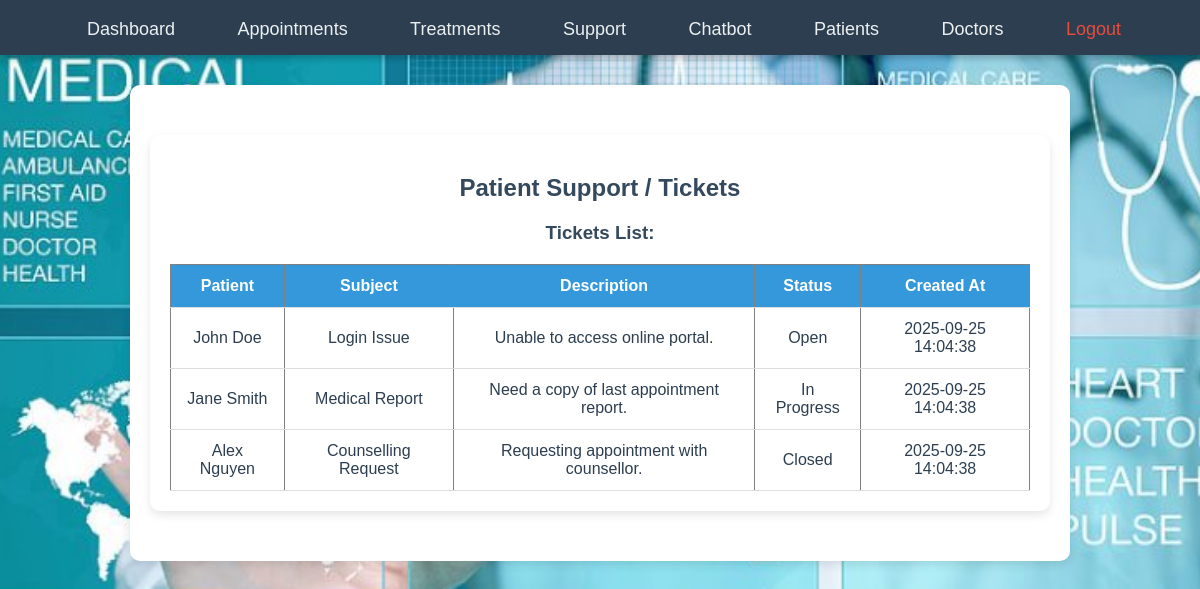
Screenshot of /attendance.php (signed in) with the database file from the repository.
### tables this page shows
CREATE TABLE `attendance` (
  `ticket_id` int(10) UNSIGNED NOT NULL,
  `patient_id` int(10) UNSIGNED NOT NULL,
  `subject` varchar(255) DEFAULT NULL COMMENT 'Ticket subject',
  `description` text DEFAULT NULL COMMENT 'Ticket details',
  `status` enum('Open','In Progress','Closed') NOT NULL DEFAULT 'Open' COMMENT 'Ticket status',
  `created_at` timestamp NOT NULL DEFAULT current_timestamp() COMMENT 'Creation time'
);

CREATE TABLE `patients` (
  `patient_id` int(10) UNSIGNED NOT NULL,
  `first_name` varchar(50) DEFAULT NULL COMMENT 'Patient first name',
  `last_name` varchar(50) DEFAULT NULL COMMENT 'Patient last name',
  `dob` date DEFAULT NULL COMMENT 'Date of birth',
  `gender` enum('Male','Female','Other') DEFAULT NULL COMMENT 'Patient gender',
  `phone` varchar(15) DEFAULT NULL COMMENT 'Phone number',
  `email` varchar(100) DEFAULT NULL COMMENT 'Unique email',
  `address` text DEFAULT NULL COMMENT 'Address',
  `disciplinary_record` text DEFAULT NULL COMMENT 'Notes on discipline'
);

### attendance.php (the view, shortened to what this page needs)
<?php
include 'db.php';
include 'navbar.php';
$role = $_SESSION['role'];
$uid = $_SESSION['user_id'];
if($role=='patient'){
    $result = $conn->query("SELECT * FROM attendance WHERE patient_id='$uid'");
} else {
    $result = $conn->query("SELECT a.*, p.first_name,p.last_name FROM attendance a JOIN patients p ON a.patient_id=p.patient_id");
}
?>
<div class="content">
<h2>Patient Support / Tickets</h2>
<h3>Tickets List:</h3>
<table border="1" style="width:100%; text-align:center;">
<tr>
<?php if($role=='patient'){ echo "<th>Subject</th><th>Description</th><th>Status</th><th>Created At</th>"; } else { echo "<th>Patient</th><th>Subject</th><th>Description</th><th>Status</th><th>Created At</th>"; } ?>
</tr>
<?php while($row=$result->fetch_assoc()){
    echo "<tr>";
    if($role=='patient'){
        echo "<td>".$row['subject']."</td><td>".$row['description']."</td><td>".$row['status']."</td><td>".$row['created_at']."</td>";
    } else {
        echo "<td>".$row['first_name']." ".$row['last_name']."</td><td>".$row['subject']."</td><td>".$row['description']."</td><td>".$row['status']."</td><td>".$row['created_at']."</td>";
    }
    echo "</tr>";
} ?>
</table>
</div>

### style.css (style rules this page uses)
body { font-family: 'Segoe UI', Tahoma, Geneva, Verdana, sans-serif; color: #2c3e50; margin: 0; padding: 0; text-align: center; background-image: url('../images/background.jpg'); background-size: cover; background-position: center; background-repeat: no-repeat; background-attachment: fixed; background-color: #f0f0f0; }
.content { max-width: 900px; margin: 30px auto; padding: 20px; background-color: rgba(255,255,255,0.9); border-radius: 10px; box-shadow: 0 4px 8px rgba(0,0,0,0.1); }
h2, h3 { color: #34495e; margin-bottom: 20px; }
table { width: 100%; border-collapse: collapse; margin-top: 20px; text-align: left; }
table th, table td { padding: 12px; border-bottom: 1px solid #ddd; }
table th { background-color: #3498db; color: white; }

### navbar.php (style rules this page uses)
body { text-align: center; font-family: Arial, sans-serif; background-color: #f4f6f7; }
.content { margin: 30px auto; max-width: 900px; padding: 20px; background-color: #fff; border-radius: 10px; box-shadow: 0 4px 10px rgba(0,0,0,0.1); }

### rows the page displays
attendance: patient.first_name "John", patient.last_name "Doe", subject "Login Issue", description "Unable to access online portal.", status "Open", created_at "2025-09-25 14:04:38"
attendance: patient.first_name "Jane", patient.last_name "Smith", subject "Medical Report", description "Need a copy of last appointment report.", status "In Progress", created_at "2025-09-25 14:04:38"
attendance: patient.first_name "Alex", patient.last_name "Nguyen", subject "Counselling Request", description "Requesting appointment with counsellor.", status "Closed", created_at "2025-09-25 14:04:38"
